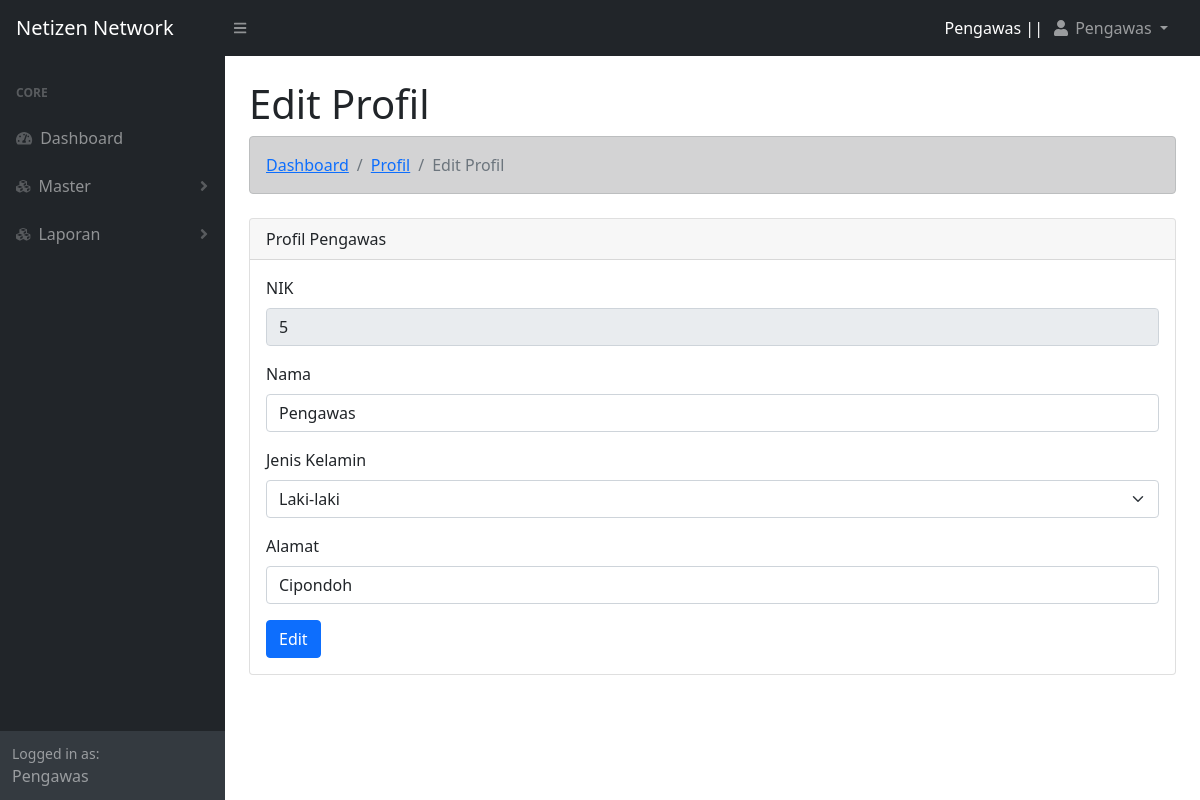
Screenshot of /operasional/edit_profil.php?nik=5 (signed in) with the database file from the repository.
### tables this page shows
CREATE TABLE `tbl_karyawan` (
  `id_karyawan` int(11) NOT NULL,
  `nik` varchar(15) NOT NULL,
  `nama_karyawan` varchar(50) NOT NULL,
  `jenis_kelamin` varchar(10) NOT NULL,
  `alamat` text NOT NULL
);

CREATE TABLE `tbl_user` (
  `id_user` int(11) NOT NULL,
  `nik` varchar(15) NOT NULL,
  `username` varchar(30) NOT NULL,
  `password` varchar(30) NOT NULL,
  `level` varchar(15) NOT NULL
);

### functions.php (called while the page is built, shortened)
<?php
$koneksi = mysqli_connect("localhost","root","","webmanagement");
function query($query){
    global $koneksi;
    $result = mysqli_query($koneksi, $query);
    $rows = [];
    while ($row = mysqli_fetch_assoc($result)){
        $rows[] = $row;
    }
    return $rows;
}
?>

### operasional/edit_profil.php (the view, shortened to what this page needs)
<?php
    $nik = $_SESSION["nik"];
    require '../functions.php';
    $profil = query("SELECT * from tbl_karyawan where nik = '$_GET[nik]'")[0];
?>
<!DOCTYPE html>
<html lang="en">
<head>
    <?php include "view/head.php";?>
</head>
<body class="sb-nav-fixed">
    <?php
        include "view/navbar.php";
        include "view/sidebar.php";
    ?>
    <div id="layoutSidenav_content">
        <main>
            <div class="container-fluid px-4">
                        <h1 class="mt-4">Edit Profil</h1>
                        <ol class="breadcrumb alert alert-dark mb-4">
                            <li class="breadcrumb-item"><a href="index.php"> Dashboard </a></li>
                            <li class="breadcrumb-item"><a href="profil.php"> Profil </a></li>
                            <li class="breadcrumb-item active"> Edit Profil</li>
                        </ol>
                        <div class="row">
                            <div class="col">
                                <div class="card">
                                    <div class="card-header">
                                        Profil <?= $profil["nama_karyawan"];?>
                                    </div>
                                    <div class="card-body">
                                        <form action="" method="POST">
                                            <div class="mb-3">
                                                <label class="form-label" for="nik">NIK</label>
                                                <input class="form-control" type="text" name="nik" value="<?= $profil["nik"];?>" readonly>
                                            </div>
                                            <div class="mb-3">
                                                <label class="form-label" for="">Nama</label>
                                                <input class="form-control" type="text" name="nama" value="<?= $profil["nama_karyawan"];?>">
                                            </div>
                                            <div class="mb-3">
                                                <label class="form-label" for="">Jenis Kelamin</label>
                                                <select class="form-select" name="kelamin" id="">
                                                    <option value="<?= $profil["jenis_kelamin"];?>"><?= $profil["jenis_kelamin"];?></option>
                                                </select>
                                            </div>
                                            <div class="mb-3">
                                                <label class="form-label" for="">Alamat</label>
                                                <input class="form-control" type="text" name="alamat" value="<?= $profil["alamat"];?>">
                                            </div>
                                            <button class="btn btn-primary" name="submit" type="submit">Edit </button>
                                        </form>
                                    </div>
                                </div>
                            </div>
                        </div>
                    </div>
        </main>
    </div>
</body>
</html>

### operasional/view/navbar.php (shortened to what this page needs)
<?php
$user = query("SELECT * from tbl_karyawan inner join tbl_user on tbl_karyawan.nik = tbl_user.nik where tbl_karyawan.nik = '$nik'")[0];
?>
<nav class="sb-topnav navbar navbar-expand navbar-dark bg-dark">
    <a class="navbar-brand ps-3" href="index.html">Netizen Network</a>
    <button class="btn btn-link btn-sm order-1 order-lg-0 me-4 me-lg-0" id="sidebarToggle" href="#!"><i class="fas fa-bars"></i></button>
    <ul class="navbar-nav ms-auto ms-md-0 me-3 me-lg-4">
        <li class="nav-item pt-2 text-white"><?= $user["level"];?> || </li>
        <li class="nav-item dropdown">
            <a class="nav-link dropdown-toggle" id="navbarDropdown" href="#" role="button" data-bs-toggle="dropdown" aria-expanded="false"><i class="fas fa-user fa-fw"></i> <?= $user["nama_karyawan"];?> </a>
        </li>
    </ul>
</nav>

### rows the page displays
tbl_karyawan: tbl_user.level "Pengawas", nama_karyawan "Pengawas", nik "5", nama "Pengawas", kelamin "Laki-laki", alamat "Cipondoh"

### other values shown
$level "Pengawas"
